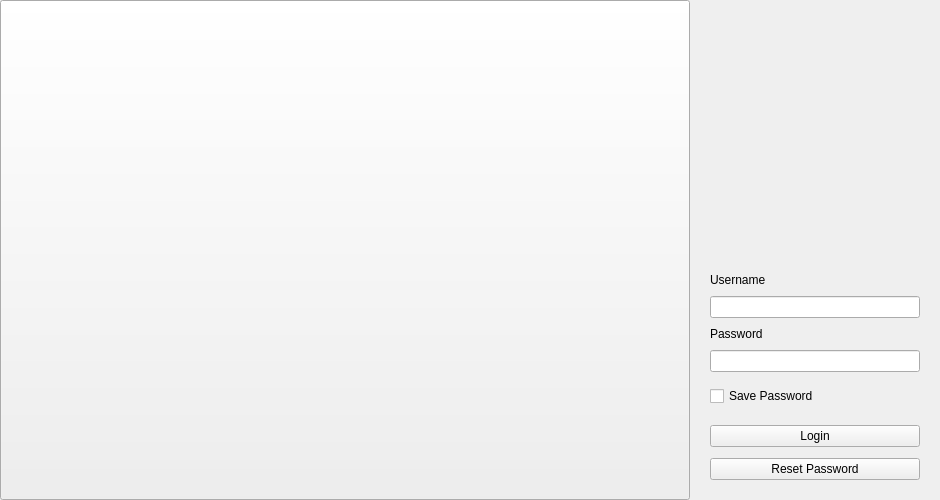
<?xml version="1.0" encoding="UTF-8"?>
<ui version="4.0">
 <class>Form</class>
 <widget class="QWidget" name="Form">
  <property name="geometry">
   <rect>
    <x>0</x>
    <y>0</y>
    <width>940</width>
    <height>500</height>
   </rect>
  </property>
  <property name="minimumSize">
   <size>
    <width>700</width>
    <height>500</height>
   </size>
  </property>
  <property name="windowTitle">
   <string>Form</string>
  </property>
  <layout class="QHBoxLayout" name="horizontalLayout">
   <property name="spacing">
    <number>0</number>
   </property>
   <property name="leftMargin">
    <number>0</number>
   </property>
   <property name="topMargin">
    <number>0</number>
   </property>
   <property name="rightMargin">
    <number>0</number>
   </property>
   <property name="bottomMargin">
    <number>0</number>
   </property>
   <item>
    <widget class="QPushButton" name="buttonPoster">
     <property name="sizePolicy">
      <sizepolicy hsizetype="Preferred" vsizetype="Preferred">
       <horstretch>0</horstretch>
       <verstretch>0</verstretch>
      </sizepolicy>
     </property>
     <property name="minimumSize">
      <size>
       <width>640</width>
       <height>480</height>
      </size>
     </property>
     <property name="styleSheet">
      <string notr="true">text-align:center;</string>
     </property>
     <property name="text">
      <string/>
     </property>
     <property name="icon">
      <iconset resource="../resource.qrc">
       <normaloff>:/images/poster_zzz.jpg</normaloff>:/images/poster_zzz.jpg</iconset>
     </property>
     <property name="iconSize">
      <size>
       <width>1280</width>
       <height>720</height>
      </size>
     </property>
    </widget>
   </item>
   <item>
    <widget class="QWidget" name="widget" native="true">
     <property name="sizePolicy">
      <sizepolicy hsizetype="Preferred" vsizetype="Preferred">
       <horstretch>0</horstretch>
       <verstretch>0</verstretch>
      </sizepolicy>
     </property>
     <property name="minimumSize">
      <size>
       <width>250</width>
       <height>0</height>
      </size>
     </property>
     <property name="maximumSize">
      <size>
       <width>250</width>
       <height>16777215</height>
      </size>
     </property>
     <property name="styleSheet">
      <string notr="true">QLabel{
	font: 13px 'Microsoft YaHei'
}</string>
     </property>
     <layout class="QVBoxLayout" name="verticalLayout_2">
      <property name="spacing">
       <number>9</number>
      </property>
      <property name="leftMargin">
       <number>20</number>
      </property>
      <property name="topMargin">
       <number>20</number>
      </property>
      <property name="rightMargin">
       <number>20</number>
      </property>
      <property name="bottomMargin">
       <number>20</number>
      </property>
      <item>
       <spacer name="verticalSpacer">
        <property name="orientation">
         <enum>Qt::Vertical</enum>
        </property>
        <property name="sizeHint" stdset="0">
         <size>
          <width>20</width>
          <height>40</height>
         </size>
        </property>
       </spacer>
      </item>
      <item alignment="Qt::AlignHCenter">
       <widget class="QLabel" name="label_2">
        <property name="enabled">
         <bool>true</bool>
        </property>
        <property name="sizePolicy">
         <sizepolicy hsizetype="Preferred" vsizetype="Expanding">
          <horstretch>0</horstretch>
          <verstretch>0</verstretch>
         </sizepolicy>
        </property>
        <property name="minimumSize">
         <size>
          <width>100</width>
          <height>100</height>
         </size>
        </property>
        <property name="maximumSize">
         <size>
          <width>100</width>
          <height>100</height>
         </size>
        </property>
        <property name="text">
         <string/>
        </property>
        <property name="pixmap">
         <pixmap resource="../resource.qrc">:/images/logo.png</pixmap>
        </property>
        <property name="scaledContents">
         <bool>true</bool>
        </property>
       </widget>
      </item>
      <item>
       <spacer name="verticalSpacer_3">
        <property name="orientation">
         <enum>Qt::Vertical</enum>
        </property>
        <property name="sizeType">
         <enum>QSizePolicy::Fixed</enum>
        </property>
        <property name="sizeHint" stdset="0">
         <size>
          <width>20</width>
          <height>15</height>
         </size>
        </property>
       </spacer>
      </item>
      <item>
       <widget class="BodyLabel" name="label_5">
        <property name="text">
         <string>Username</string>
        </property>
       </widget>
      </item>
      <item>
       <widget class="LineEdit" name="inputAccount">
        <property name="placeholderText">
         <string/>
        </property>
        <property name="clearButtonEnabled">
         <bool>true</bool>
        </property>
       </widget>
      </item>
      <item>
       <widget class="BodyLabel" name="label_6">
        <property name="text">
         <string>Password</string>
        </property>
       </widget>
      </item>
      <item>
       <widget class="LineEdit" name="inputPassword">
        <property name="echoMode">
         <enum>QLineEdit::Password</enum>
        </property>
        <property name="placeholderText">
         <string/>
        </property>
        <property name="clearButtonEnabled">
         <bool>true</bool>
        </property>
       </widget>
      </item>
      <item>
       <spacer name="verticalSpacer_5">
        <property name="orientation">
         <enum>Qt::Vertical</enum>
        </property>
        <property name="sizeType">
         <enum>QSizePolicy::Fixed</enum>
        </property>
        <property name="sizeHint" stdset="0">
         <size>
          <width>20</width>
          <height>5</height>
         </size>
        </property>
       </spacer>
      </item>
      <item>
       <widget class="CheckBox" name="checkSavePassword">
        <property name="text">
         <string>Save Password</string>
        </property>
        <property name="checked">
         <bool>false</bool>
        </property>
       </widget>
      </item>
      <item>
       <spacer name="verticalSpacer_4">
        <property name="orientation">
         <enum>Qt::Vertical</enum>
        </property>
        <property name="sizeType">
         <enum>QSizePolicy::Fixed</enum>
        </property>
        <property name="sizeHint" stdset="0">
         <size>
          <width>20</width>
          <height>10</height>
         </size>
        </property>
       </spacer>
      </item>
      <item>
       <widget class="PrimaryPushButton" name="buttonLogin">
        <property name="text">
         <string>Login</string>
        </property>
       </widget>
      </item>
      <item>
       <spacer name="verticalSpacer_6">
        <property name="orientation">
         <enum>Qt::Vertical</enum>
        </property>
        <property name="sizeType">
         <enum>QSizePolicy::Fixed</enum>
        </property>
        <property name="sizeHint" stdset="0">
         <size>
          <width>20</width>
          <height>2</height>
         </size>
        </property>
       </spacer>
      </item>
      <item>
       <widget class="HyperlinkButton" name="buttonFindPassword">
        <property name="text">
         <string>Reset Password</string>
        </property>
       </widget>
      </item>
     </layout>
    </widget>
   </item>
  </layout>
 </widget>
 <customwidgets>
  <customwidget>
   <class>CheckBox</class>
   <extends>QCheckBox</extends>
   <header>qfluentwidgets</header>
  </customwidget>
  <customwidget>
   <class>HyperlinkButton</class>
   <extends>PushButton</extends>
   <header>qfluentwidgets</header>
  </customwidget>
  <customwidget>
   <class>PushButton</class>
   <extends>QPushButton</extends>
   <header>qfluentwidgets</header>
  </customwidget>
  <customwidget>
   <class>PrimaryPushButton</class>
   <extends>PushButton</extends>
   <header>qfluentwidgets</header>
  </customwidget>
  <customwidget>
   <class>BodyLabel</class>
   <extends>QLabel</extends>
   <header>qfluentwidgets</header>
  </customwidget>
  <customwidget>
   <class>LineEdit</class>
   <extends>QLineEdit</extends>
   <header>qfluentwidgets</header>
  </customwidget>
 </customwidgets>
 <resources>
  <include location="../resource.qrc"/>
 </resources>
 <connections/>
</ui>
